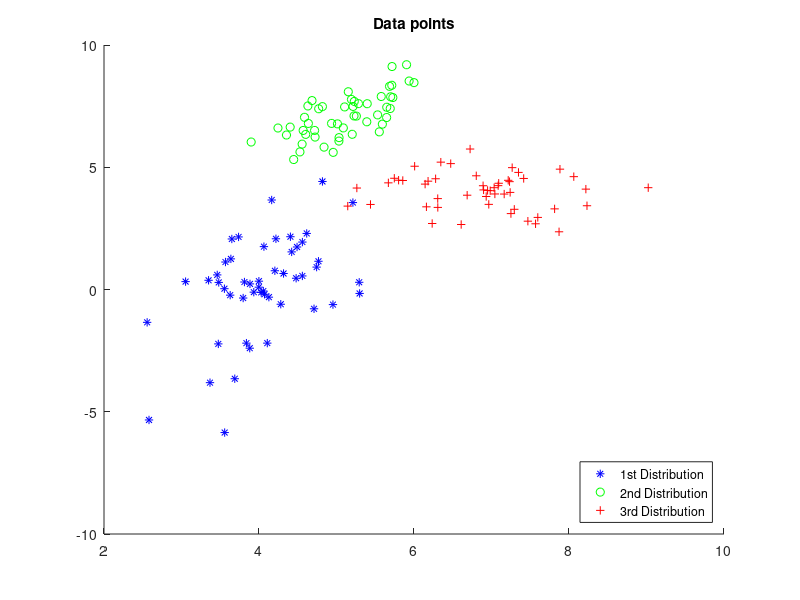

MATLAB code for this plot: (Note: this script raises an error after producing the figure.)
%{
%Ntagiou Anna
%AEM:432
%}
close all;
clear all;
clc;

figure(1);
hold on
title('Data points');

%{
%1st Distribution
%}
center1=[4,0];
sigma1=[0.29 0.4 ; 0.4 4];
Data1=mvnrnd(center1,sigma1,50);
plot(Data1(:,1),Data1(:,2),'b*');

%{
%2nd Distribution
%}
center2=[5,7];
sigma2=[0.29 0.4 ; 0.4 0.9];
Data2=mvnrnd(center2,sigma2,50);
plot(Data2(:,1),Data2(:,2),'go');

%{
%3rd Distribution
%}
center3=[7,4];
sigma3=[0.64 0 ; 0 0.64];
Data3=mvnrnd(center3,sigma3,50);
plot(Data3(:,1),Data3(:,2),'r+');

legend({'1st Distribution', '2nd Distribution', '3rd Distribution'}, ...
    'Location', 'SouthEast')
hold off
Data=[Data1 ; Data2 ; Data3];

%{
%Entry of K variable and call of mykmeans function
%}
K = input('Enter the number of data groups (K): \n');
[ClusterCenters, IDC] = mykmeans(Data,K);

